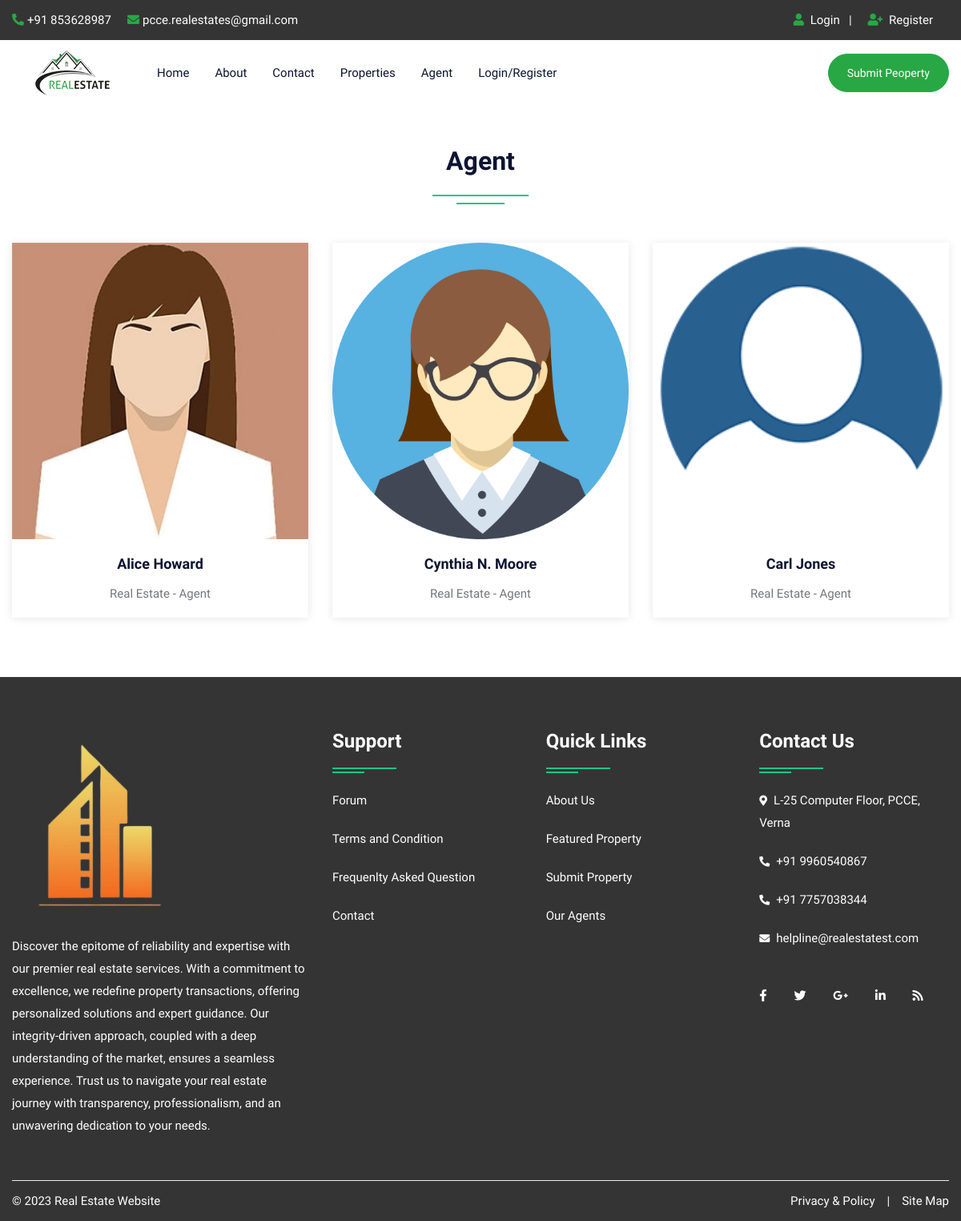
Before: /agent.php with the older database file.
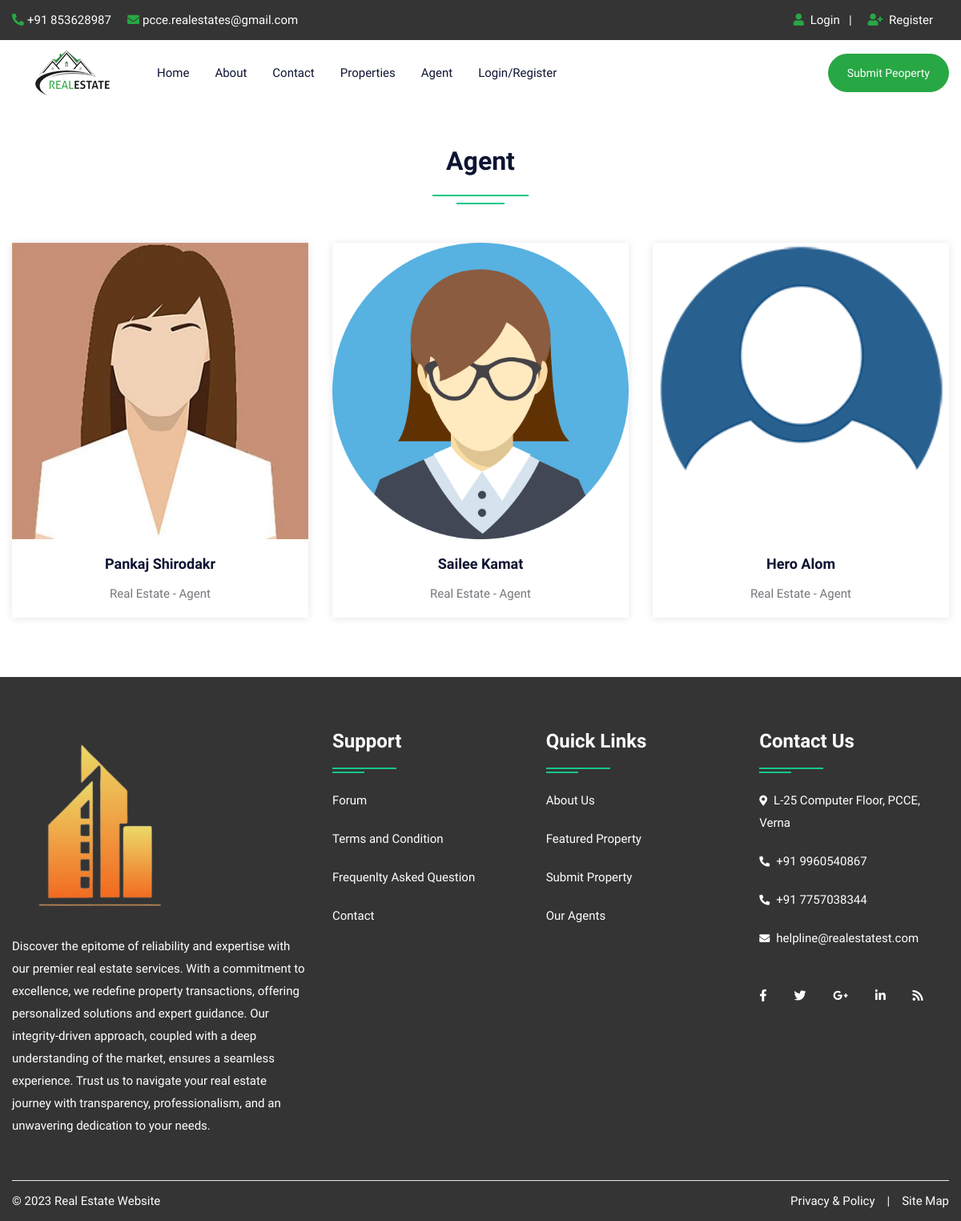
After: the same page with the newer database file.
### tables this page shows
CREATE TABLE `user` (
  `uid` int(50) NOT NULL,
  `uname` varchar(100) NOT NULL,
  `uemail` varchar(100) NOT NULL,
  `uphone` varchar(20) NOT NULL,
  `upass` varchar(50) NOT NULL,
  `utype` varchar(50) NOT NULL,
  `uimage` varchar(300) NULL
);

### agent.php (the view, shortened to what this page needs)
<!DOCTYPE html>
<html lang="en">
<head>
<link rel="stylesheet" type="text/css" href="css/bootstrap.min.css">
<link rel="stylesheet" type="text/css" href="css/bootstrap-slider.css">
<link rel="stylesheet" type="text/css" href="css/jquery-ui.css">
<link rel="stylesheet" type="text/css" href="css/layerslider.css">
<link rel="stylesheet" type="text/css" href="css/color.css" id="color-change">
<link rel="stylesheet" type="text/css" href="css/owl.carousel.min.css">
<link rel="stylesheet" type="text/css" href="css/font-awesome.min.css">
<link rel="stylesheet" type="text/css" href="fonts/flaticon/flaticon.css">
<link rel="stylesheet" type="text/css" href="css/style.css">
</head>
<body>
<div id="page-wrapper">
    <div class="row">
		<?php include("include/header.php");?>
        <div class="full-row">
            <div class="container">
				<div class="row">
                    <div class="col-lg-12">
                        <h2 class="text-secondary double-down-line text-center mb-5">Agent</h2>
                        </div>
                </div>
                <div class="row">
                    <?php
							$query=mysqli_query($con,"SELECT * FROM user WHERE utype='agent'");
								while($row=mysqli_fetch_array($query))
								{
                            ?>
                    <div class="col-md-6 col-lg-4">
                        <div class="hover-zoomer bg-white shadow-one mb-4">
                            <div class="overflow-hidden"> <img src="admin/user/<?php echo $row['6'];?>" alt="aimage"> </div>
                            <div class="py-3 text-center">
                                <h5 class="text-secondary hover-text-success"><a href="#"><?php echo $row['1'];?></a></h5>
                                <span>Real Estate - Agent</span> </div>
                        </div>
                    </div>
                    <?php } ?>
                </div>
            </div>
        </div>
		<?php include("include/footer.php");?>
    </div>
</div>
</body>
</html>

Changed rows visible on the page:
changed user: uname "Alice Howard" → "Pankaj Shirodakr"
changed user: uname "Cynthia N. Moore" → "Sailee Kamat"
changed user: uname "Carl Jones" → "Hero Alom"
